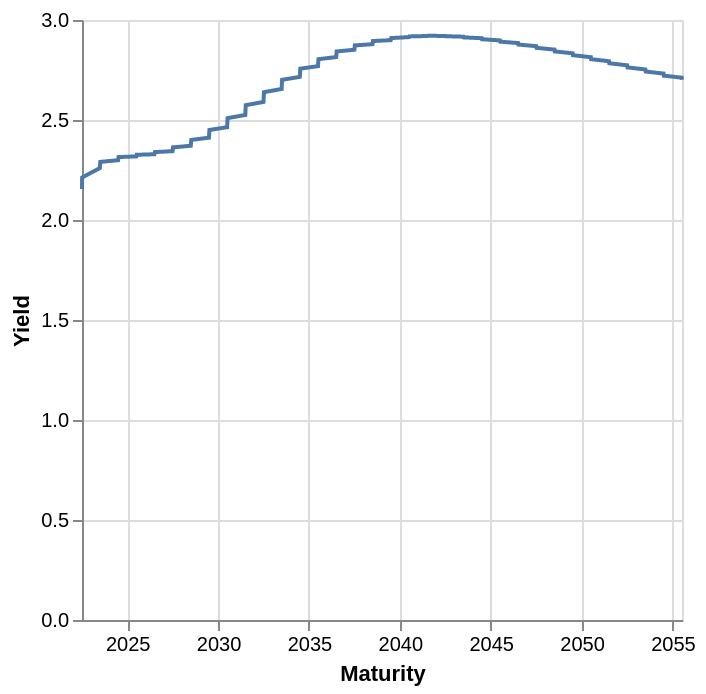

The Vega-Lite source for this figure:
### Vega-Lite specification from a JSON file in a GitHub repository (floating-point values rounded to 4 significant figures; data arrays with more than 128 entries replaced by an {"elided": "..."} marker saying what was removed)
{"$schema": "https://vega.github.io/schema/vega-lite/v5.json", "description": "A simple bar chart with embedded data.", "data": {"values": {"elided": "12057 records"}}, "mark": "line", "encoding": {"x": {"field": "Maturity", "type": "temporal"}, "y": {"field": "Yield", "type": "quantitative"}}, "config": {}}
